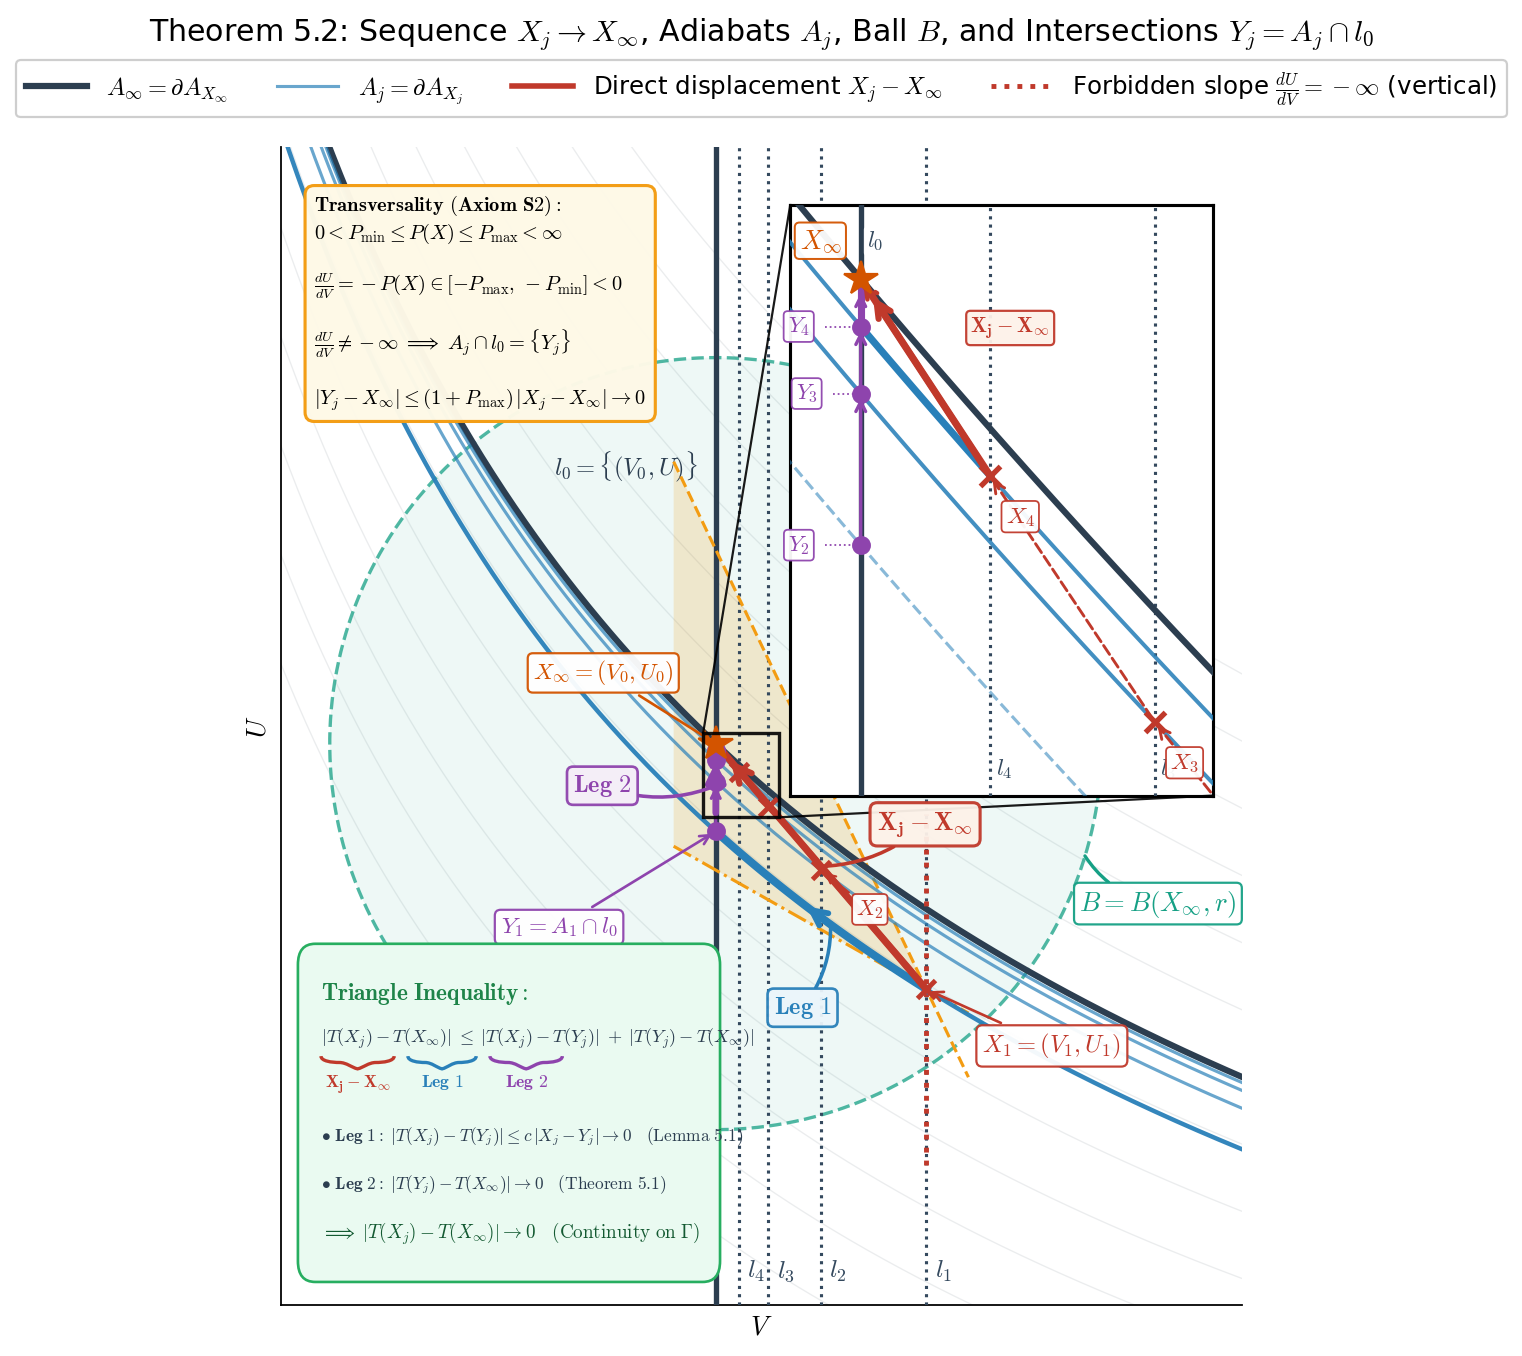

Generate this figure with Python:
"""
Single Standalone Visualization with Accentuated Zoom Inset for the PROOF of Theorem 5.2
(Continuity of temperature) in Lieb & Yngvason, Physics Reports 310 (1999) 1-96, p. 71.

Coordinate Convention:
  * Horizontal axis (x): Work coordinate V.
  * Vertical axis (y): Internal energy coordinate U.

Features:
  * Main State Space (V, U):
      - Work coordinate V on horizontal axis, internal energy coordinate U on vertical axis.
      - Base state X_infinity = (V_0, U_0) and base adiabat A_infinity.
      - Ball B = B(X_infinity, r).
      - Sequence of points X_j -> X_infinity (X_1, X_2, X_3, X_4).
      - Vertical lines l_j: V = V_j and base line l_0: V = V_0.
      - Adiabats A_j cutting transversally across the vertical lines.
      - Intersections Y_j = A_j \\cap l_0 sliding along l_0 -> X_infinity.
      - Transversality cone from Axiom S2 (0 < P_min <= P <= P_max).
      - Two-leg decomposition for j=1 (Leg 1 along A_1, Leg 2 along vertical line l_0).
      - Triangle inequality resolution.
  * Accentuated Inset Zoom around X_infinity:
      - High magnification (~6x visual zoom) of the immediate neighborhood around (V_0, U_0).
      - Clearly resolves the tight terminal cluster X_3, X_4 -> X_infinity and Y_2, Y_3, Y_4 -> X_infinity.
      - Distinct vertical lines l_3, l_4, l_0.
      - Shows steep transversal crossing of adiabats A_3, A_4, A_infinity across l_0.
      - Micro-scale two-leg path for step j=4 (along A_4 and vertical line l_0).
      - Connected to main plot via indicate_inset_zoom.
  * Purely mathematical symbols on axes (V, U) and zero English sentences on the figure.
  * All labels equipped with protective white halo boxes in clear open whitespace.

Run directly:  python theorem52_visualization.py
"""

import os
import sys
import numpy as np
import matplotlib.pyplot as plt
from matplotlib.patches import Polygon, FancyBboxPatch, PathPatch
from matplotlib.path import Path

sys.path.insert(0, os.path.dirname(os.path.abspath(__file__)))
from theorem52_model import (
    BALL_RADIUS, U0, V0, X0,
    temperature, pressure, adiabat_const, adiabat_U,
    intersect_adiabat_with_l0, generate_sequence, get_ball_bounds,
)

# --------------------------------------------------------------------------
# Styling & Palette
# --------------------------------------------------------------------------
plt.rcParams.update({
    "font.size": 11,
    "axes.titlesize": 13,
    "axes.labelsize": 12,
    "mathtext.fontset": "cm",
    "axes.spines.top": False,
    "axes.spines.right": False,
})

C_BASE = "#d35400"     # base state X_infinity                      (dark orange)
C_ADIA_0 = "#2c3e50"   # base adiabat A_infinity                    (dark slate)
C_ADIA_J = "#2980b9"   # sequence adiabats A_j                      (blue)
C_PTS = "#c0392b"      # sequence points X_j                        (crimson)
C_INTER = "#8e44ad"    # intersection points Y_j on l_0             (purple)
C_L0 = "#2c3e50"       # base vertical line l_0                     (dark slate)
C_LJ = "#34495e"       # vertical lines l_j                         (dark slate grey)
C_BALL = "#16a085"     # neighborhood ball B                        (teal)
C_CONE = "#f39c12"     # transversality cone                        (amber)
C_LEG1 = "#2980b9"     # Leg 1 (along adiabat)                      (blue)
C_LEG2 = "#8e44ad"     # Leg 2 (along vertical line l_0)            (purple)
C_OK = "#27ae60"       # resolution / conclusion                    (green)
C_BAD = "#c0392b"      # forbidden direction                        (red)

script_dir = os.path.dirname(os.path.abspath(__file__))


def add_curly_brace(ax, x1, x2, y, depth=0.012, color="blue", lw=1.5, zorder=20, transform=None):
    """Draws a smooth curly underbrace pointing downwards between x1 and x2 at level y."""
    mid = 0.5 * (x1 + x2)
    w = x2 - x1
    d = depth
    verts = [
        (x1, y),
        (x1, y - 0.4 * d), (x1 + 0.15 * w, y - 0.5 * d), (x1 + 0.25 * w, y - 0.5 * d),
        (mid - 0.15 * w, y - 0.5 * d), (mid - 0.08 * w, y - 0.9 * d), (mid, y - d),
        (mid + 0.08 * w, y - 0.9 * d), (mid + 0.15 * w, y - 0.5 * d), (x2 - 0.25 * w, y - 0.5 * d),
        (x2 - 0.15 * w, y - 0.5 * d), (x2, y - 0.4 * d), (x2, y)
    ]
    codes = [
        Path.MOVETO,
        Path.CURVE4, Path.CURVE4, Path.CURVE4,
        Path.CURVE4, Path.CURVE4, Path.CURVE4,
        Path.CURVE4, Path.CURVE4, Path.CURVE4,
        Path.CURVE4, Path.CURVE4, Path.CURVE4
    ]
    patch = PathPatch(Path(verts, codes), facecolor="none", edgecolor=color,
                      lw=lw, zorder=zorder, transform=transform, clip_on=False)
    ax.add_patch(patch)
    return patch


def make_single_proof_plot_accentuated_zoom():
    fig, ax = plt.subplots(figsize=(13.2, 9.4))

    # Equal aspect ratio ensures ball B is a true geometric circle in (V, U)
    v_min, v_max = 0.58, 1.95
    u_min, u_max = 1.40, 3.05
    ax.set_aspect("equal", adjustable="box")

    V_grid = np.linspace(v_min, v_max, 450)

    # 1. Background faint family of adiabats
    K0 = adiabat_const(V0, U0)
    for k_val in np.linspace(K0 - 0.75, K0 + 0.75, 13):
        ax.plot(V_grid, adiabat_U(V_grid, k_val), color="#bdc3c7",
                lw=0.6, alpha=0.30, zorder=1)

    # 2. Neighborhood Ball B = B(X_infinity, r)
    phi = np.linspace(0, 2 * np.pi, 250)
    b_v = V0 + BALL_RADIUS * np.cos(phi)
    b_u = U0 + BALL_RADIUS * np.sin(phi)
    ax.fill(b_v, b_u, color=C_BALL, alpha=0.07, zorder=2, lw=0)
    ax.plot(b_v, b_u, color=C_BALL, ls="--", lw=1.5, alpha=0.75, zorder=2)
    # Curved link from ball label to the ball boundary itself
    ax.annotate(r"$B = B(X_\infty, r)$",
                xy=(1.726, 2.04),
                xytext=(1.83, 1.95),
                arrowprops=dict(arrowstyle="-", connectionstyle="arc3,rad=-0.22",
                                color=C_BALL, lw=1.5, shrinkA=0, shrinkB=0),
                color=C_BALL, fontsize=12.0, fontweight="bold", ha="center", va="bottom",
                bbox=dict(boxstyle="round,pad=0.20", fc="white", ec=C_BALL, lw=1.0, alpha=0.95),
                zorder=10)

    # 3. Base Vertical Line l_0: V = V_0
    ax.axvline(V0, color=C_L0, lw=2.4, zorder=3)
    ax.text(V0 - 0.025, 2.62,
            r"$l_0 = \{(V_0, U)\}$",
            color=C_L0, fontsize=11.0, ha="right", va="top", fontweight="bold")

    # 4. Base Adiabat A_infinity through X_infinity
    ax.plot(V_grid, adiabat_U(V_grid, K0), color=C_ADIA_0, lw=2.8, zorder=4,
            label=r"$A_\infty = \partial A_{X_\infty}$")

    # 5. Sequence of Points X_j -> X_infinity
    seq_X = generate_sequence(4)
    seq_Y = [intersect_adiabat_with_l0(pt) for pt in seq_X]

    # Draw vertical lines l_j and adiabats A_j on main plot
    for j, (Xj, Yj) in enumerate(zip(seq_X, seq_Y), 1):
        Vj = Xj[0]
        Kj = adiabat_const(*Xj)

        # Vertical line l_j
        ax.axvline(Vj, color=C_LJ, ls=":", lw=1.4, zorder=3)
        ax.text(Vj + 0.012, u_min + 0.03,
                rf"$l_{j}$",
                color=C_LJ, fontsize=11.5, fontweight="bold", ha="left", va="bottom")

        # Adiabat A_j through X_j
        line_w = 2.0 if j == 1 else 1.4
        alp = 0.95 if j == 1 else 0.70
        lbl = r"$A_j = \partial A_{X_j}$" if j == 2 else None
        ax.plot(V_grid, adiabat_U(V_grid, Kj), color=C_ADIA_J, lw=line_w,
                alpha=alp, zorder=4, label=lbl)

        # Plot points X_j and Y_j
        ax.plot(Xj[0], Xj[1], "x", color=C_PTS, ms=8.5, mew=2.2, zorder=7)
        ax.plot(Yj[0], Yj[1], "o", color=C_INTER, ms=7.5, zorder=7)

        # Label points X_j on main plot with clean protective white boxes
        if j == 1:
            ax.annotate(rf"$X_1 = (V_1, U_1)$",
                        xy=(Xj[0], Xj[1]),
                        xytext=(Xj[0] + 0.08, Xj[1] - 0.06),
                        arrowprops=dict(arrowstyle="->", color=C_PTS, lw=1.2),
                        color=C_PTS, fontsize=11, fontweight="bold", ha="left", va="top",
                        bbox=dict(boxstyle="round,pad=0.25", fc="white", ec=C_PTS, lw=1.0, alpha=0.95),
                        zorder=9)
        elif j == 2:
            ax.annotate(rf"$X_2$",
                        xy=(Xj[0], Xj[1]),
                        xytext=(Xj[0] + 0.05, Xj[1] - 0.04),
                        arrowprops=dict(arrowstyle="->", color=C_PTS, lw=1.0),
                        color=C_PTS, fontsize=10, fontweight="bold", ha="left", va="top",
                        bbox=dict(boxstyle="round,pad=0.18", fc="white", ec=C_PTS, lw=0.8, alpha=0.95),
                        zorder=9)

    # 6. Intersection points Y_j on l_0 on main plot
    Y1 = seq_Y[0]
    ax.annotate(r"$Y_1 = A_1 \cap l_0$", xy=(Y1[0], Y1[1]),
                xytext=(Y1[0] - 0.14, Y1[1] - 0.12),
                arrowprops=dict(arrowstyle="->", color=C_INTER, lw=1.2),
                color=C_INTER, fontsize=10.5, fontweight="bold", ha="right", va="top",
                bbox=dict(boxstyle="round,pad=0.25", fc="white", ec=C_INTER, lw=1.0, alpha=0.95),
                zorder=9)

    # Arrows for Y_j -> X_infinity along vertical line l_0 (moving upward)
    for j in range(len(seq_Y) - 1):
        ax.annotate("", xy=(V0, seq_Y[j+1][1]), xytext=(V0, seq_Y[j][1]),
                    arrowprops=dict(arrowstyle="->", color=C_INTER, lw=1.4,
                                    mutation_scale=10), zorder=6)
    ax.annotate("", xy=(V0, X0[1] - 0.015), xytext=(V0, seq_Y[-1][1]),
                arrowprops=dict(arrowstyle="->", color=C_INTER, lw=1.4,
                                mutation_scale=10), zorder=6)

    # 7. Base / Limit State X_infinity = (V_0, U_0) on main plot
    ax.plot(X0[0], X0[1], "*", color=C_BASE, ms=16, zorder=8)
    ax.annotate(r"$X_\infty = (V_0, U_0)$",
                xy=(X0[0], X0[1]),
                xytext=(X0[0] - 0.06, X0[1] + 0.08),
                arrowprops=dict(arrowstyle="->", color=C_BASE, lw=1.2),
                color=C_BASE, fontsize=10.5, fontweight="bold", ha="right", va="bottom",
                bbox=dict(boxstyle="round,pad=0.22", fc="white", ec=C_BASE, lw=1.0, alpha=0.95),
                zorder=9)

    # 8. Highlight the Two-Leg Path for j = 1 on main plot
    X1 = seq_X[0]
    K1 = adiabat_const(*X1)
    v_path = np.linspace(X1[0], Y1[0], 100)
    u_path = adiabat_U(v_path, K1)
    ax.plot(v_path, u_path, color=C_LEG1, lw=3.6, zorder=5)

    # Leg 1 arrow (moving along curve towards Y_1)
    mid_idx = 50
    ax.annotate("", xy=(v_path[mid_idx + 8], u_path[mid_idx + 8]),
                xytext=(v_path[mid_idx - 8], u_path[mid_idx - 8]),
                arrowprops=dict(arrowstyle="->", color=C_LEG1, lw=2.6,
                                mutation_scale=17), zorder=6)

    # Leg 2 arrow along vertical line l_0 (moving upward to X_0)
    ax.annotate("", xy=(V0, X0[1] - 0.02), xytext=(V0, Y1[1] + 0.02),
                arrowprops=dict(arrowstyle="->", color=C_LEG2, lw=3.0,
                                mutation_scale=17), zorder=6)

    # Leg 1 indication with curved link below the curve
    leg1_target_idx = 45
    ax.annotate(r"$\mathbf{Leg\ 1}$",
                xy=(v_path[leg1_target_idx], u_path[leg1_target_idx]),
                xytext=(v_path[leg1_target_idx] - 0.04, u_path[leg1_target_idx] - 0.10),
                arrowprops=dict(arrowstyle="-", connectionstyle="arc3,rad=0.18",
                                color=C_LEG1, lw=1.6, shrinkA=0, shrinkB=0),
                color=C_LEG1, fontsize=11.0, fontweight="bold", ha="center", va="top",
                bbox=dict(boxstyle="round,pad=0.25", fc="#ebf5fb", ec=C_LEG1, lw=1.2, alpha=0.95),
                zorder=15)

    # Leg 2 indication with curved link
    leg2_target_u = 2.14
    ax.annotate(r"$\mathbf{Leg\ 2}$",
                xy=(V0, leg2_target_u),
                xytext=(V0 - 0.12, leg2_target_u),
                arrowprops=dict(arrowstyle="-", connectionstyle="arc3,rad=0.20",
                                color=C_LEG2, lw=1.6, shrinkA=0, shrinkB=0),
                color=C_LEG2, fontsize=11.0, fontweight="bold", ha="right", va="center",
                bbox=dict(boxstyle="round,pad=0.25", fc="#f5eef8", ec=C_LEG2, lw=1.2, alpha=0.95),
                zorder=15)

    # Direct vector / displacement X_1 -> X_infinity
    ax.plot([X1[0], X0[0]], [X1[1], X0[1]], color=C_PTS, lw=3.2, ls="-", zorder=5)
    ax.annotate("", xy=(X0[0] + 0.017, X0[1] - 0.020), xytext=(X1[0] - 0.017, X1[1] + 0.020),
                arrowprops=dict(arrowstyle="->", color=C_PTS, lw=2.8,
                                mutation_scale=18), zorder=6)

    # Prominent label for X_j - X_infinity on main plot
    ax.annotate(r"$\mathbf{X_j - X_\infty}$",
                xy=(0.5 * (X1[0] + X0[0]), 0.5 * (X1[1] + X0[1])),
                xytext=(0.5 * (X1[0] + X0[0]) + 0.08, 0.5 * (X1[1] + X0[1]) + 0.06),
                arrowprops=dict(arrowstyle="-", connectionstyle="arc3,rad=-0.18",
                                color=C_PTS, lw=1.6, shrinkA=0, shrinkB=0),
                color=C_PTS, fontsize=11.5, fontweight="bold", ha="left", va="center",
                bbox=dict(boxstyle="round,pad=0.28", fc="#fdf2e9", ec=C_PTS, lw=1.4, alpha=0.95),
                zorder=15)

    # 9. Transversality Cone on main plot
    bounds = get_ball_bounds()
    p_min, p_max = bounds["P_min"], bounds["P_max"]
    s_min, s_max = -p_max, -p_min  # dU/dV range

    poly_pts = [
        [X1[0], X1[1]],
        [V0 - 0.06, X1[1] + s_min * (V0 - 0.06 - X1[0])],
        [V0 - 0.06, X1[1] + s_max * (V0 - 0.06 - X1[0])],
    ]
    ax.add_patch(Polygon(poly_pts, color=C_CONE, alpha=0.18, zorder=2, lw=0))

    v_cone = np.linspace(V0 - 0.06, X1[0] + 0.06, 100)
    ax.plot(v_cone, X1[1] + s_min * (v_cone - X1[0]), color=C_CONE, ls="--", lw=1.4, zorder=3)
    ax.plot(v_cone, X1[1] + s_max * (v_cone - X1[0]), color=C_CONE, ls="-.", lw=1.4, zorder=3)

    # Direct vector entry in legend
    ax.plot([], [], color=C_PTS, lw=2.5, ls="-",
            label=r"Direct displacement $X_j - X_\infty$")

    # Forbidden vertical slope (transversality forbids vertical tangency dU/dV = -infty)
    ax.plot([X1[0], X1[0]], [X1[1] - 0.25, X1[1] + 0.25], color=C_BAD, ls=":", lw=2.2, zorder=4,
            label=r"Forbidden slope $\frac{dU}{dV} = -\infty$ (vertical)")

    # 10. Transversality Card (top left)
    ax.text(0.035, 0.960,
            r"$\mathbf{Transversality\ (Axiom\ S2)}:$" "\n"
            r"$0 < P_{\min} \leq P(X) \leq P_{\max} < \infty$" "\n\n"
            r"$\frac{dU}{dV} = -P(X) \in [-P_{\max},\, -P_{\min}] < 0$" "\n\n"
            r"$\frac{dU}{dV} \neq -\infty \;\Longrightarrow\; A_j \cap l_0 = \{Y_j\}$" "\n\n"
            r"$|Y_j - X_\infty| \leq (1 + P_{\max})\,|X_j - X_\infty| \rightarrow 0$",
            transform=ax.transAxes, ha="left", va="top", fontsize=9.2,
            bbox=dict(boxstyle="round,pad=0.45", fc="#fef9e7", ec=C_CONE, lw=1.4, alpha=0.98),
            zorder=15)

    # 11. Summary Triangle Inequality Card (bottom left)
    card = FancyBboxPatch((0.030, 0.032), 0.415, 0.268,
                          boxstyle="round,pad=0.012,rounding_size=0.018",
                          fc="#eafaf1", ec=C_OK, lw=1.2,
                          transform=ax.transAxes, zorder=15)
    ax.add_patch(card)

    # Title
    ax.text(0.042, 0.280, r"$\mathbf{Triangle\ Inequality}:$", transform=ax.transAxes,
            fontsize=10.5, fontweight="bold", color="#1e8449", zorder=16, va="top")

    # Equation formatted cleanly
    ax.text(0.042, 0.230,
            r"$|T(X_j) - T(X_\infty)| \;\leq\; |T(X_j) - T(Y_j)| \;+\; |T(Y_j) - T(X_\infty)|$",
            transform=ax.transAxes, fontsize=8.2, color="#2c3e50", zorder=16, va="center")

    # Underbraces with matching colors (exact spans from measurement)
    add_curly_brace(ax, 0.0420, 0.1181, 0.215, depth=0.011, color=C_PTS, lw=1.5, zorder=17, transform=ax.transAxes)
    ax.text(0.0801, 0.201, r"$\mathbf{X_j - X_\infty}$", transform=ax.transAxes,
            fontsize=7.8, fontweight="bold", color=C_PTS, zorder=17, ha="center", va="top")

    add_curly_brace(ax, 0.1324, 0.2034, 0.215, depth=0.011, color=C_LEG1, lw=1.5, zorder=17, transform=ax.transAxes)
    ax.text(0.1679, 0.201, r"$\mathbf{Leg\ 1}$", transform=ax.transAxes,
            fontsize=8.0, fontweight="bold", color=C_LEG1, zorder=17, ha="center", va="top")

    add_curly_brace(ax, 0.2177, 0.2930, 0.215, depth=0.011, color=C_LEG2, lw=1.5, zorder=17, transform=ax.transAxes)
    ax.text(0.2554, 0.201, r"$\mathbf{Leg\ 2}$", transform=ax.transAxes,
            fontsize=8.0, fontweight="bold", color=C_LEG2, zorder=17, ha="center", va="top")

    # Subordinate lines (single call per line prevents any horizontal collisions)
    ax.text(0.042, 0.146,
            r"$\bullet\ \mathbf{Leg\ 1}:\; |T(X_j) - T(Y_j)| \leq c\,|X_j - Y_j| \rightarrow 0 \quad (\mathrm{Lemma\ 5.1})$",
            transform=ax.transAxes, fontsize=7.8, color="#2c3e50", zorder=16, va="center")

    ax.text(0.042, 0.104,
            r"$\bullet\ \mathbf{Leg\ 2}:\; |T(Y_j) - T(X_\infty)| \rightarrow 0 \quad (\mathrm{Theorem\ 5.1})$",
            transform=ax.transAxes, fontsize=7.8, color="#2c3e50", zorder=16, va="center")

    # Conclusion
    ax.text(0.042, 0.062,
            r"$\Longrightarrow\; |T(X_j) - T(X_\infty)| \rightarrow 0 \quad (\mathrm{Continuity\ on\ }\Gamma)$",
            transform=ax.transAxes, fontsize=8.6, fontweight="bold", color="#145a32", zorder=16, va="center")

    # ======================================================================
    # 12. ACCENTUATED INSET ZOOM of immediate neighborhood of X_infinity
    # ======================================================================
    axins = ax.inset_axes([0.53, 0.44, 0.44, 0.51])
    axins.set_facecolor("#ffffff")

    # Zoom data limits around (V_0, U_0) = (1.20, 2.20)
    v_zmin, v_zmax = 1.182, 1.290
    u_zmin, u_zmax = 2.095, 2.215
    axins.set_xlim(v_zmin, v_zmax)
    axins.set_ylim(u_zmin, u_zmax)

    v_zgrid = np.linspace(v_zmin - 0.015, v_zmax + 0.015, 180)

    # Inset vertical line l_0
    axins.axvline(V0, color=C_L0, lw=2.4, zorder=3)
    axins.text(V0 + 0.0015, u_zmax - 0.005, r"$l_0$", color=C_LJ,
               fontsize=10.5, ha="left", va="top", fontweight="bold",
               bbox=dict(boxstyle="round,pad=0.12", fc="white", ec="none", alpha=0.85), zorder=9)

    # Base adiabat in zoom
    axins.plot(v_zgrid, adiabat_U(v_zgrid, K0), color=C_ADIA_0, lw=2.8, zorder=4)

    # Sequence adiabats and lines in zoom for j = 3, 4
    for j in [3, 4]:
        Xj = seq_X[j-1]
        Vj = Xj[0]
        Kj = adiabat_const(*Xj)

        # Vertical line l_j
        axins.axvline(Vj, color=C_LJ, ls=":", lw=1.4, zorder=3)
        axins.text(Vj + 0.0015, u_zmin + 0.003, rf"$l_{j}$",
                   color=C_LJ, fontsize=10.5, ha="left", va="bottom", fontweight="bold",
                   bbox=dict(boxstyle="round,pad=0.12", fc="white", ec="none", alpha=0.85), zorder=9)

        # Adiabat curve
        axins.plot(v_zgrid, adiabat_U(v_zgrid, Kj), color=C_ADIA_J, lw=1.8, alpha=0.88, zorder=4)

        # Point X_j
        axins.plot(Xj[0], Xj[1], "x", color=C_PTS, ms=9.0, mew=2.4, zorder=7)

        # Clean label for X_j
        if j == 3:
            axins.text(Xj[0] + 0.004, Xj[1] - 0.006, rf"$X_3$",
                       color=C_PTS, fontsize=10.5, fontweight="bold", ha="left", va="top",
                       bbox=dict(boxstyle="round,pad=0.18", fc="white", ec=C_PTS, lw=0.8, alpha=0.95),
                       zorder=10)
        elif j == 4:
            axins.text(Xj[0] + 0.004, Xj[1] - 0.006, rf"$X_4$",
                       color=C_PTS, fontsize=10.5, fontweight="bold", ha="left", va="top",
                       bbox=dict(boxstyle="round,pad=0.18", fc="white", ec=C_PTS, lw=0.8, alpha=0.95),
                       zorder=10)

    # Tail of adiabat A_2 crossing l_0 at Y_2
    K2 = adiabat_const(*seq_X[1])
    axins.plot(v_zgrid, adiabat_U(v_zgrid, K2), color=C_ADIA_J, lw=1.4, alpha=0.55, ls="--", zorder=3)

    # Plot intersection points Y_2, Y_3, Y_4 on l_0
    for j in [2, 3, 4]:
        Yj = seq_Y[j-1]
        axins.plot(Yj[0], Yj[1], "o", color=C_INTER, ms=7.5, zorder=7)

        y_label_v = 1.189 if j == 3 else 1.187
        axins.text(y_label_v, Yj[1], rf"$Y_{j}$",
                   color=C_INTER, fontsize=10.0, fontweight="bold", ha="right", va="center",
                   bbox=dict(boxstyle="round,pad=0.18", fc="white", ec=C_INTER, lw=0.8, alpha=0.95),
                   zorder=10)
        axins.plot([y_label_v + 0.004, Yj[0] - 0.002], [Yj[1], Yj[1]], color=C_INTER, lw=0.8, ls=":", zorder=8)

    # Directional arrow from X_2 -> X_3 -> X_4 -> X_infinity in zoom
    axins.annotate("", xy=(seq_X[2][0], seq_X[2][1]),
                   xytext=(seq_X[2][0] + 0.015, seq_X[2][1] - 0.015),
                   arrowprops=dict(arrowstyle="->", color=C_PTS, ls="--", lw=1.3,
                                   mutation_scale=12), zorder=6)
    axins.annotate("", xy=(seq_X[3][0], seq_X[3][1]),
                   xytext=(seq_X[2][0], seq_X[2][1]),
                   arrowprops=dict(arrowstyle="->", color=C_PTS, ls="--", lw=1.3,
                                   mutation_scale=12), zorder=6)
    axins.annotate("", xy=(X0[0], X0[1]), xytext=(seq_X[3][0], seq_X[3][1]),
                   arrowprops=dict(arrowstyle="->", color=C_PTS, ls="--", lw=2.0,
                                   mutation_scale=13), zorder=6)

    # Directional arrows Y_2 -> Y_3 -> Y_4 -> X_infinity along vertical line l_0 in zoom (upwards)
    axins.annotate("", xy=(V0, seq_Y[2][1]), xytext=(V0, seq_Y[1][1]),
                   arrowprops=dict(arrowstyle="->", color=C_INTER, lw=1.5,
                                   mutation_scale=11), zorder=6)
    axins.annotate("", xy=(V0, seq_Y[3][1]), xytext=(V0, seq_Y[2][1]),
                   arrowprops=dict(arrowstyle="->", color=C_INTER, lw=1.5,
                                   mutation_scale=11), zorder=6)
    axins.annotate("", xy=(V0, X0[1] - 0.002), xytext=(V0, seq_Y[3][1]),
                   arrowprops=dict(arrowstyle="->", color=C_INTER, lw=1.5,
                                   mutation_scale=11), zorder=6)

    # Base state X_infinity in zoom
    axins.plot(X0[0], X0[1], "*", color=C_BASE, ms=16, zorder=8)
    axins.text(X0[0] - 0.005, X0[1] + 0.005, r"$X_\infty$",
               color=C_BASE, fontsize=12.0, fontweight="bold", ha="right", va="bottom",
               bbox=dict(boxstyle="round,pad=0.18", fc="white", ec=C_BASE, lw=0.9, alpha=0.95),
               zorder=10)

    # Highlight microscopic triangle for step j=4 inside the zoom
    X4 = seq_X[3]
    Y4 = seq_Y[3]
    K4 = adiabat_const(*X4)
    v_leg1_z = np.linspace(X4[0], Y4[0], 50)
    u_leg1_z = adiabat_U(v_leg1_z, K4)
    axins.plot(v_leg1_z, u_leg1_z, color=C_LEG1, lw=3.2, zorder=5)
    axins.plot([V0, V0], [Y4[1], X0[1]], color=C_LEG2, lw=3.2, zorder=5)
    # Direct path X_4 -> X_infinity
    axins.plot([X4[0], X0[0]], [X4[1], X0[1]], color=C_PTS, lw=3.2, zorder=5)
    axins.annotate("", xy=(X0[0] + 0.0025, X0[1] - 0.003), xytext=(X4[0] - 0.0025, X4[1] + 0.003),
                   arrowprops=dict(arrowstyle="->", color=C_PTS, lw=2.8,
                                   mutation_scale=16), zorder=6)
    axins.text(1.228, 2.190, r"$\mathbf{X_j - X_\infty}$",
               color=C_PTS, fontsize=9.5, fontweight="bold", ha="left", va="center",
               bbox=dict(boxstyle="round,pad=0.20", fc="#fdf2e9", ec=C_PTS, lw=1.0, alpha=0.95),
               zorder=15)

    axins.set_xticks([])
    axins.set_yticks([])

    for spine in axins.spines.values():
        spine.set_visible(True)
        spine.set_edgecolor("black")
        spine.set_linewidth(1.4)

    ax.indicate_inset_zoom(axins, edgecolor="black", alpha=0.90, lw=1.5, zorder=9)

    ax.set_xlim(v_min, v_max)
    ax.set_ylim(u_min, u_max)
    ax.set_xticks([])
    ax.set_yticks([])
    ax.set_xlabel(r"$V$")
    ax.set_ylabel(r"$U$")
    ax.set_title(
        r"Theorem 5.2: Sequence $X_j \to X_\infty$, Adiabats $A_j$, Ball $B$, and Intersections $Y_j = A_j \cap l_0$",
        fontsize=13.5, pad=48
    )
    ax.legend(
        loc="lower center", bbox_to_anchor=(0.5, 1.015), ncol=4,
        fontsize=11.0, frameon=True, framealpha=0.95, handlelength=2.5
    )

    out_path = os.path.join(script_dir, "theorem52_visualization.png")
    fig.savefig(out_path, dpi=160, bbox_inches="tight")
    plt.close(fig)
    print("Saved single plot with accentuated zoom inset:", os.path.basename(out_path))


if __name__ == "__main__":
    make_single_proof_plot_accentuated_zoom()
